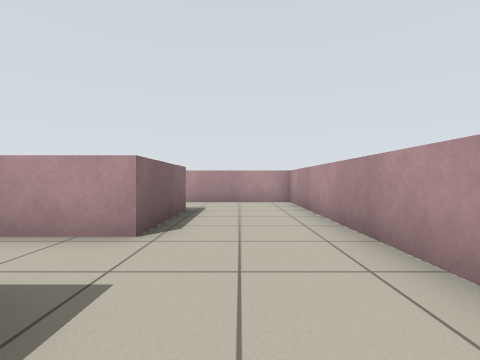
[1] (above)

24 first-person views from a walk through a Stage world. The camera is 0.7 m above the floor, looks level and sees 85° across. The lines on the ground mark 1 m squares. The floor is counted in squares, 1 m on a side. Each view is taken from the middle of a square. On the plan, view 1 faces up. The plan holds only what a view shows up to about 9 squares ahead; the rest is blank. Robots are left out.

[2]
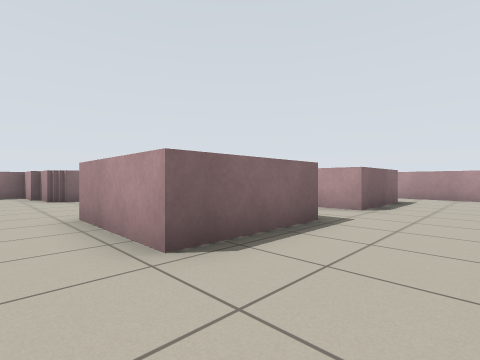

[3]
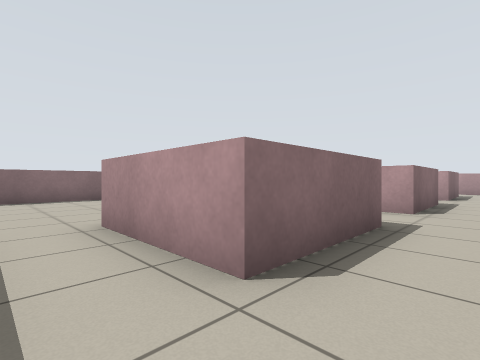

[4]
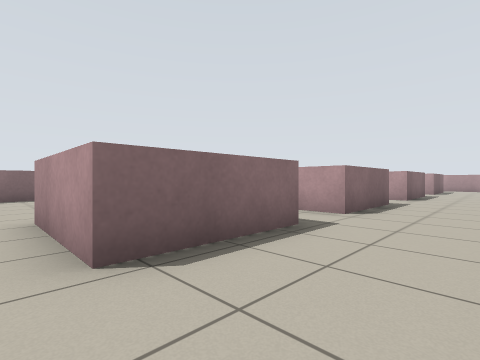

[5]
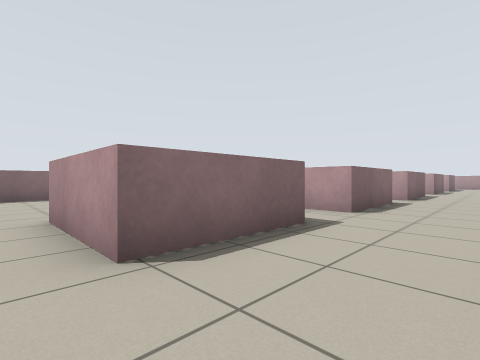

[6]
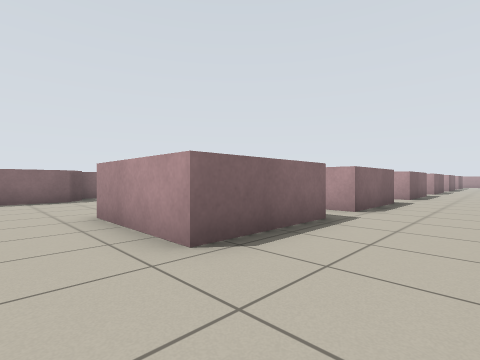

[7]
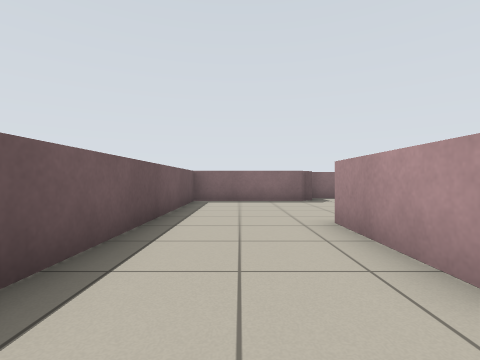

[8]
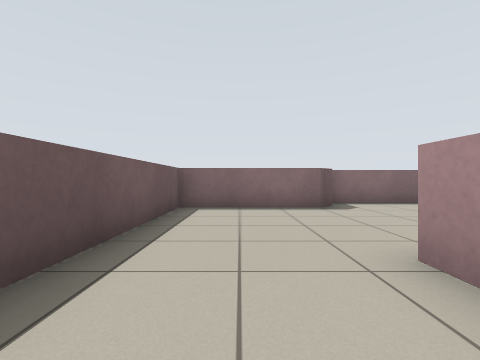

[9]
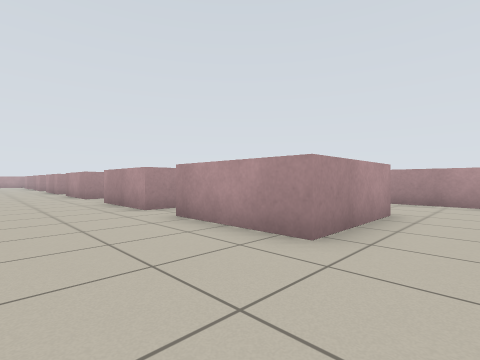

[10]
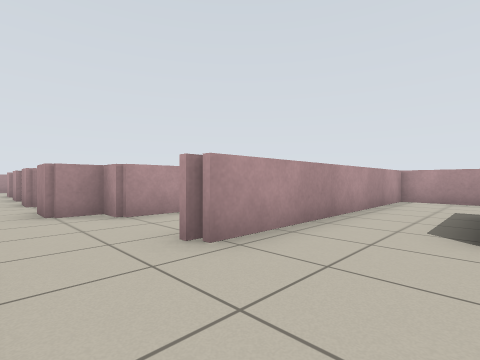

[11]
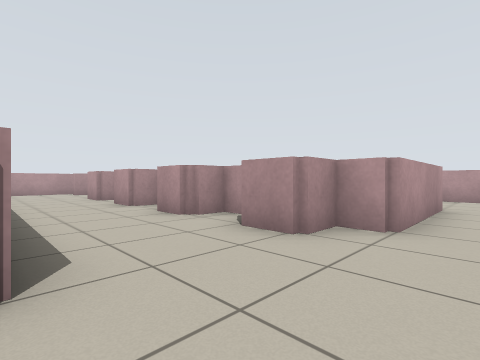

[12]
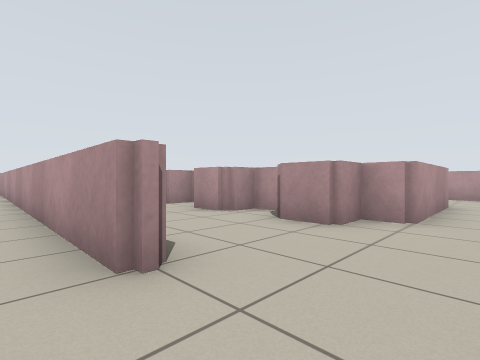

[13]
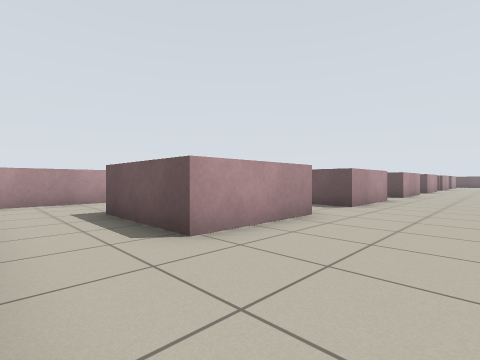

[14]
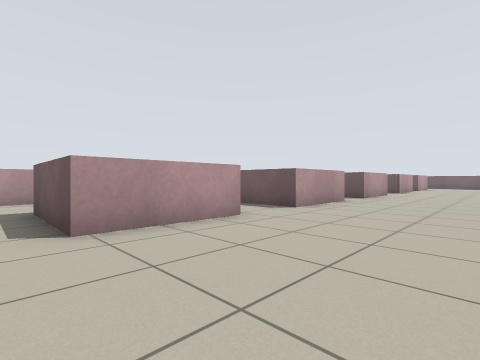

[15]
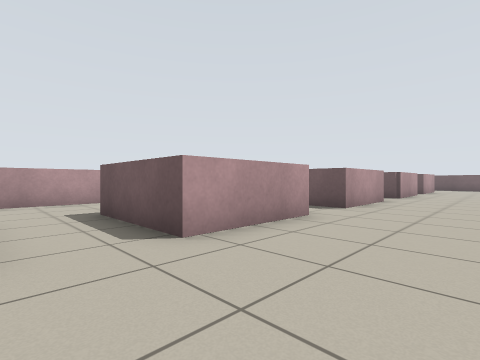

[16]
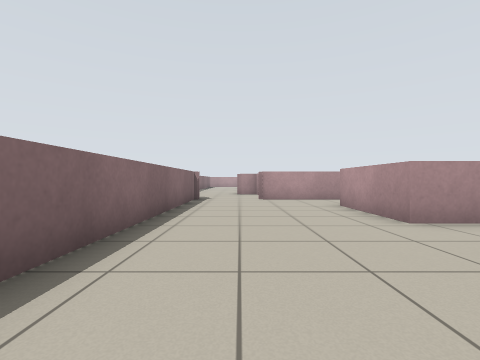

[17]
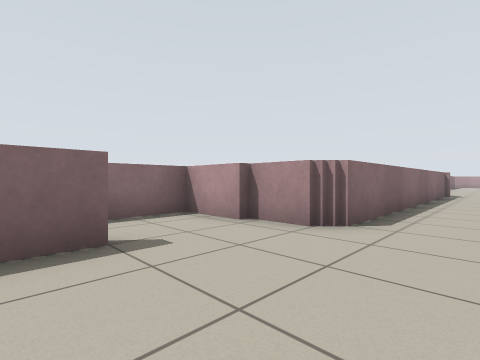

[18]
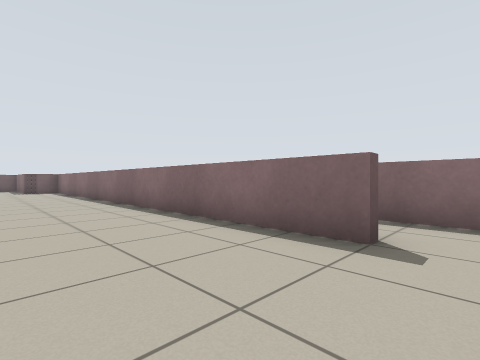

[19]
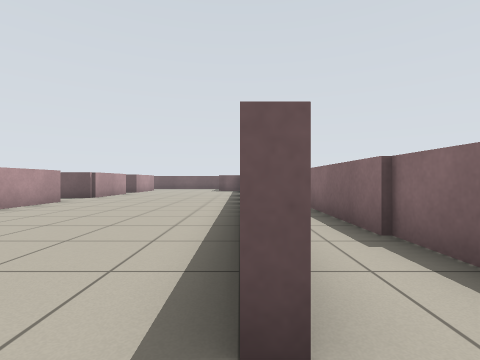

[20]
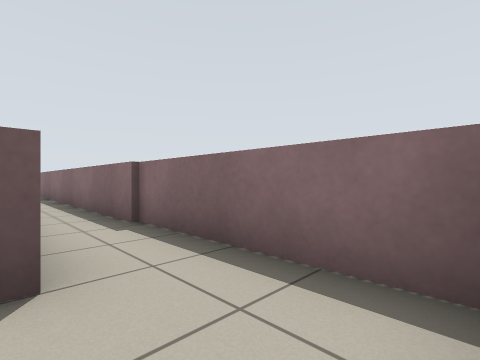

[21]
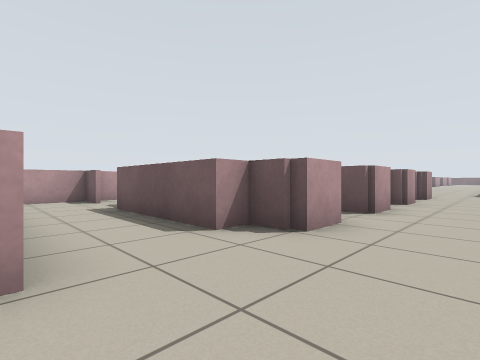

[22]
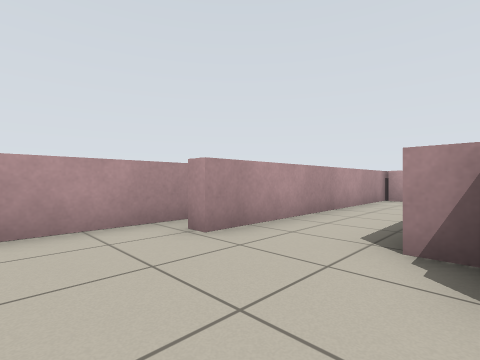

[23]
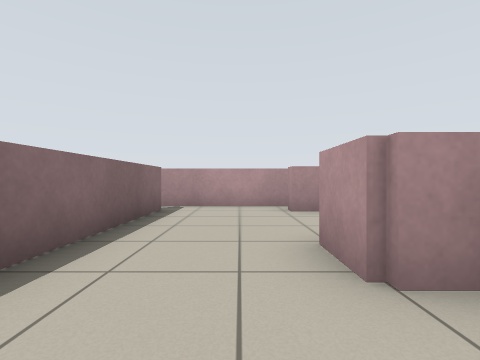

[24]
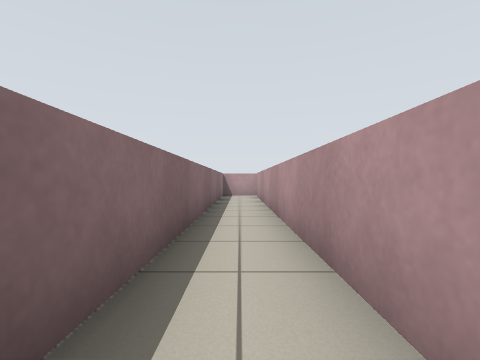

### Floor plan
Key: @ floor where view 1 was taken; # wall or solid block; x gap in a wall; . floor; = window, fence, low wall or low ledge.
Columns run from 12 left of view 1 to 2 right of it. Each row starts with its distance up from view 1.
 25   =====
 24   x..========#
 23   =..........=
 22 =.=.........==
 21 =.=..==#===..=
 20 =.=..=#
 19 =.=...
 18 =.=..=#
 17 =.=..==
 16 =.=...
 15 =.=..=#
 14 =.=...=
 13  .=..=
 12  .=..==
 11  .....====...=
 10  ...........
  9     ..========
  8    =..........=
  7    =..........=
  6    =....===...=
  5    =....= =...=
  4    #....= =...=
  3    #....===...=
  2    #..........=
  1    #....===...=
  0    #....=.=.@.
 -1  =#=....===...
 -2 =.............=
 -3 =.............=
 -4 =.=.....===...=
 -5 =.=.....=.=...=
 -6 =.=.....===...
 -7 =.=...........
 -8 =.=...........
 -9 =.=.....===...
-10 =.=.....=.=...
-11 =.=.....===...
-12 =.=...........
-13 = =.....= =...
-14     ....= =...
-15   =  ...= =...
-16   =.....===...
-17   =...........
-18   =.....= =...
-19   =.....= =...
-20   #=....===...=
-21    =..........=
-22    =..........=
-23    =........
-24    ========

Where each view was taken, in squares from view 1:
view 1: 0 up, 0 right, facing up
view 2: 3 down, 1 right, facing up-left
view 3: 8 down, 0 right, facing up-left
view 4: 12 down, 1 right, facing up-left
view 5: 17 down, 1 right, facing up-left
view 6: 22 down, 1 right, facing up-left
view 7: 22 down, 0 right, facing left
view 8: 22 down, 2 left, facing left
view 9: 22 down, 7 left, facing up-right
view 10: 6 up, 8 left, facing up-right
view 11: 10 up, 10 left, facing up-right
view 12: 10 up, 11 left, facing up-right
view 13: 8 up, 7 left, facing down-right
view 14: 2 up, 8 left, facing down-right
view 15: 2 down, 7 left, facing down-right
view 16: 1 down, 7 left, facing up
view 17: 5 down, 7 left, facing up-left
view 18: 3 down, 7 left, facing down-left
view 19: 3 down, 10 left, facing down
view 20: 2 down, 10 left, facing down-left
view 21: 24 up, 9 left, facing down-right
view 22: 21 up, 9 left, facing up-right
view 23: 18 up, 8 left, facing up
view 24: 13 up, 11 left, facing up
